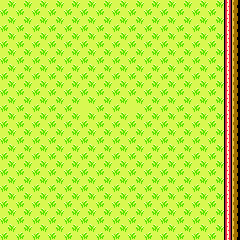

Rendered tile map (Tiled .tmx) drawn with the repository's tilesets; below, a short description and the full map source, tile grids included:
An orthogonal 30x30 tile map with 8x8 px tiles, 2 tile layers (Ground, Tile Layer 2) and 1 object.

<map version="1.9" tiledversion="1.9.2" orientation="orthogonal" renderorder="right-down" width="30" height="30" tilewidth="8" tileheight="8" infinite="0" nextlayerid="4" nextobjectid="2">
 <tileset firstgid="1" source="Oracle_tileset.tsx" />
 <layer id="1" name="Ground" width="30" height="30">
  <data encoding="csv">
776,777,776,777,776,777,776,777,776,777,776,777,776,777,776,777,776,777,776,777,776,777,776,777,776,777,776,777,776,777,
862,863,862,863,862,863,862,863,862,863,862,863,862,863,862,863,862,863,862,863,862,863,862,863,862,863,862,863,862,863,
776,777,776,777,776,777,776,777,776,777,776,777,776,777,776,777,776,777,776,777,776,777,776,777,776,777,776,777,776,777,
862,863,862,863,862,863,862,863,862,863,862,863,862,863,862,863,862,863,862,863,862,863,862,863,862,863,862,863,862,863,
776,777,776,777,776,777,776,777,776,777,776,777,776,777,776,777,776,777,776,777,776,777,776,777,776,777,776,777,776,777,
862,863,862,863,862,863,862,863,862,863,862,863,862,863,862,863,862,863,862,863,862,863,862,863,862,863,862,863,862,863,
776,777,776,777,776,777,776,777,776,777,776,777,776,777,776,777,776,777,776,777,776,777,776,777,776,777,776,777,776,777,
862,863,862,863,862,863,862,863,862,863,862,863,862,863,862,863,862,863,862,863,862,863,862,863,862,863,862,863,862,863,
776,777,776,777,776,777,776,777,776,777,776,777,776,777,776,777,776,777,776,777,776,777,776,777,776,777,776,777,776,777,
862,863,862,863,862,863,862,863,862,863,862,863,862,863,862,863,862,863,862,863,862,863,862,863,862,863,862,863,862,863,
776,777,776,777,776,777,776,777,776,777,776,777,776,777,776,777,776,777,776,777,776,777,776,777,776,777,776,777,776,777,
862,863,862,863,862,863,862,863,862,863,862,863,862,863,862,863,862,863,862,863,862,863,862,863,862,863,862,863,862,863,
776,777,776,777,776,777,776,777,776,777,776,777,776,777,776,777,776,777,776,777,776,777,776,777,776,777,776,777,776,777,
862,863,862,863,862,863,862,863,862,863,776,863,862,863,862,863,776,863,862,863,862,863,862,863,862,863,862,863,862,863,
776,777,776,777,776,777,776,777,776,777,776,777,776,777,776,777,776,777,776,777,776,777,776,777,776,777,776,777,776,777,
862,863,862,863,862,863,862,863,862,863,862,863,862,863,862,863,862,863,862,863,862,863,862,863,862,863,862,863,862,863,
776,777,776,777,776,777,776,777,776,777,776,777,776,777,776,777,776,777,776,777,776,777,776,777,776,777,776,777,776,777,
862,863,862,863,862,863,862,863,862,863,862,863,862,863,862,863,862,863,862,863,862,863,862,863,862,863,862,863,862,863,
776,777,776,777,776,777,776,777,776,777,776,777,776,777,776,777,776,777,776,777,776,777,776,777,776,777,776,777,776,777,
862,863,862,863,862,863,862,863,862,863,862,863,862,863,862,863,862,863,862,863,862,863,862,863,862,863,862,863,862,863,
776,777,776,777,776,777,776,777,776,777,776,777,776,777,776,777,776,777,776,777,776,777,776,777,776,777,776,777,776,777,
862,863,862,863,862,863,862,863,862,863,862,863,862,863,862,863,862,863,862,863,862,863,862,863,862,863,862,863,862,863,
776,777,776,777,776,777,776,777,776,777,776,777,776,777,776,777,776,777,776,777,776,777,776,777,776,777,776,777,776,777,
862,863,862,863,862,863,862,863,862,863,862,863,862,863,862,863,862,863,862,863,862,863,862,863,862,863,862,863,862,863,
776,777,776,777,776,777,776,777,776,777,776,777,776,777,776,777,776,777,776,777,776,777,776,777,776,777,776,777,776,777,
862,863,862,863,862,863,862,863,862,863,862,863,862,863,862,863,862,863,862,863,862,863,862,863,862,863,862,863,862,863,
776,777,776,777,776,777,776,777,776,777,776,777,776,777,776,777,776,777,776,777,776,777,776,777,776,777,776,777,776,777,
862,863,862,863,862,863,862,863,862,863,862,863,862,863,862,863,862,863,862,863,862,863,862,863,862,863,862,863,862,863,
776,777,776,777,776,777,776,777,776,777,776,777,776,777,776,777,776,777,776,777,776,777,776,777,776,777,776,777,776,777,
862,863,862,863,862,863,862,863,862,863,862,863,862,863,862,863,862,863,862,863,862,863,862,863,862,863,862,863,862,863
</data>
 </layer>
 <layer id="2" name="Tile Layer 2" width="30" height="30">
  <data encoding="csv">
0,0,0,0,0,0,0,0,0,0,0,0,0,0,0,0,0,0,0,0,0,0,0,0,0,0,0,0,2071,2412,
0,0,0,0,0,0,0,0,0,0,0,0,0,0,0,0,0,0,0,0,0,0,0,0,0,0,0,0,2071,2412,
0,0,0,0,0,0,0,0,0,0,0,0,0,0,0,0,0,0,0,0,0,0,0,0,0,0,0,0,2071,2412,
0,0,0,0,0,0,0,0,0,0,0,0,0,0,0,0,0,0,0,0,0,0,0,0,0,0,0,0,2071,2412,
0,0,0,0,0,0,0,0,0,0,0,0,0,0,0,0,0,0,0,0,0,0,0,0,0,0,0,0,2071,2412,
0,0,0,0,0,0,0,0,0,0,0,0,0,0,0,0,0,0,0,0,0,0,0,0,0,0,0,0,2071,2412,
0,0,0,0,0,0,0,0,0,0,0,0,0,0,0,0,0,0,0,0,0,0,0,0,0,0,0,0,2071,2412,
0,0,0,0,0,0,0,0,0,0,0,0,0,0,0,0,0,0,0,0,0,0,0,0,0,0,0,0,2071,2412,
0,0,0,0,0,0,0,0,0,0,0,0,0,0,0,0,0,0,0,0,0,0,0,0,0,0,0,0,2071,2412,
0,0,0,0,0,0,0,0,0,0,0,0,0,0,0,0,0,0,0,0,0,0,0,0,0,0,0,0,2071,2412,
0,0,0,0,0,0,0,0,0,0,0,0,0,0,0,0,0,0,0,0,0,0,0,0,0,0,0,0,2071,2412,
0,0,0,0,0,0,0,0,0,0,0,0,0,0,0,0,0,0,0,0,0,0,0,0,0,0,0,0,2071,2412,
0,0,0,0,0,0,0,0,0,0,0,0,0,0,0,0,0,0,0,0,0,0,0,0,0,0,0,0,2071,2412,
0,0,0,0,0,0,0,0,0,0,0,0,0,0,0,0,0,0,0,0,0,0,0,0,0,0,0,0,2071,2412,
0,0,0,0,0,0,0,0,0,0,0,0,0,0,0,0,0,0,0,0,0,0,0,0,0,0,0,0,2071,2412,
0,0,0,0,0,0,0,0,0,0,0,0,0,0,0,0,0,0,0,0,0,0,0,0,0,0,0,0,2071,2412,
0,0,0,0,0,0,0,0,0,0,0,0,0,0,0,0,0,0,0,0,0,0,0,0,0,0,0,0,2071,2412,
0,0,0,0,0,0,0,0,0,0,0,0,0,0,0,0,0,0,0,0,0,0,0,0,0,0,0,0,2071,2412,
0,0,0,0,0,0,0,0,0,0,0,0,0,0,0,0,0,0,0,0,0,0,0,0,0,0,0,0,2071,2412,
0,0,0,0,0,0,0,0,0,0,0,0,0,0,0,0,0,0,0,0,0,0,0,0,0,0,0,0,2071,2412,
0,0,0,0,0,0,0,0,0,0,0,0,0,0,0,0,0,0,0,0,0,0,0,0,0,0,0,0,2071,2412,
0,0,0,0,0,0,0,0,0,0,0,0,0,0,0,0,0,0,0,0,0,0,0,0,0,0,0,0,2071,2412,
0,0,0,0,0,0,0,0,0,0,0,0,0,0,0,0,0,0,0,0,0,0,0,0,0,0,0,0,2071,2412,
0,0,0,0,0,0,0,0,0,0,0,0,0,0,0,0,0,0,0,0,0,0,0,0,0,0,0,0,2071,2412,
0,0,0,0,0,0,0,0,0,0,0,0,0,0,0,0,0,0,0,0,0,0,0,0,0,0,0,0,2071,2412,
0,0,0,0,0,0,0,0,0,0,0,0,0,0,0,0,0,0,0,0,0,0,0,0,0,0,0,0,2071,2412,
0,0,0,0,0,0,0,0,0,0,0,0,0,0,0,0,0,0,0,0,0,0,0,0,0,0,0,0,2071,2412,
0,0,0,0,0,0,0,0,0,0,0,0,0,0,0,0,0,0,0,0,0,0,0,0,0,0,0,0,2071,2412,
0,0,0,0,0,0,0,0,0,0,0,0,0,0,0,0,0,0,0,0,0,0,0,0,0,0,0,0,2071,2412,
0,0,0,0,0,0,0,0,0,0,0,0,0,0,0,0,0,0,0,0,0,0,0,0,0,0,0,0,2071,2412
</data>
 </layer>
 <objectgroup id="3" name="collide">
  <object id="1" x="224" y="0" width="16" height="240" />
 </objectgroup>
</map>
